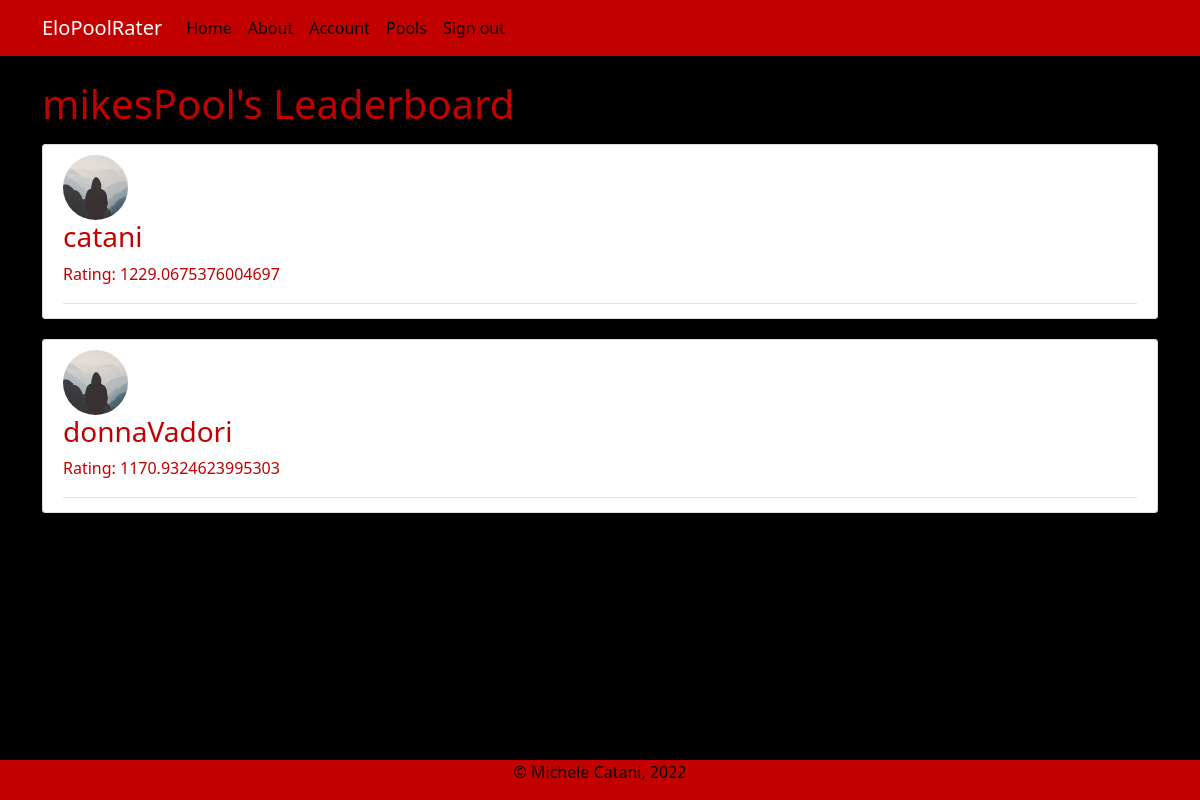
Before: /pools/mikesPool (signed in) with the older database file.
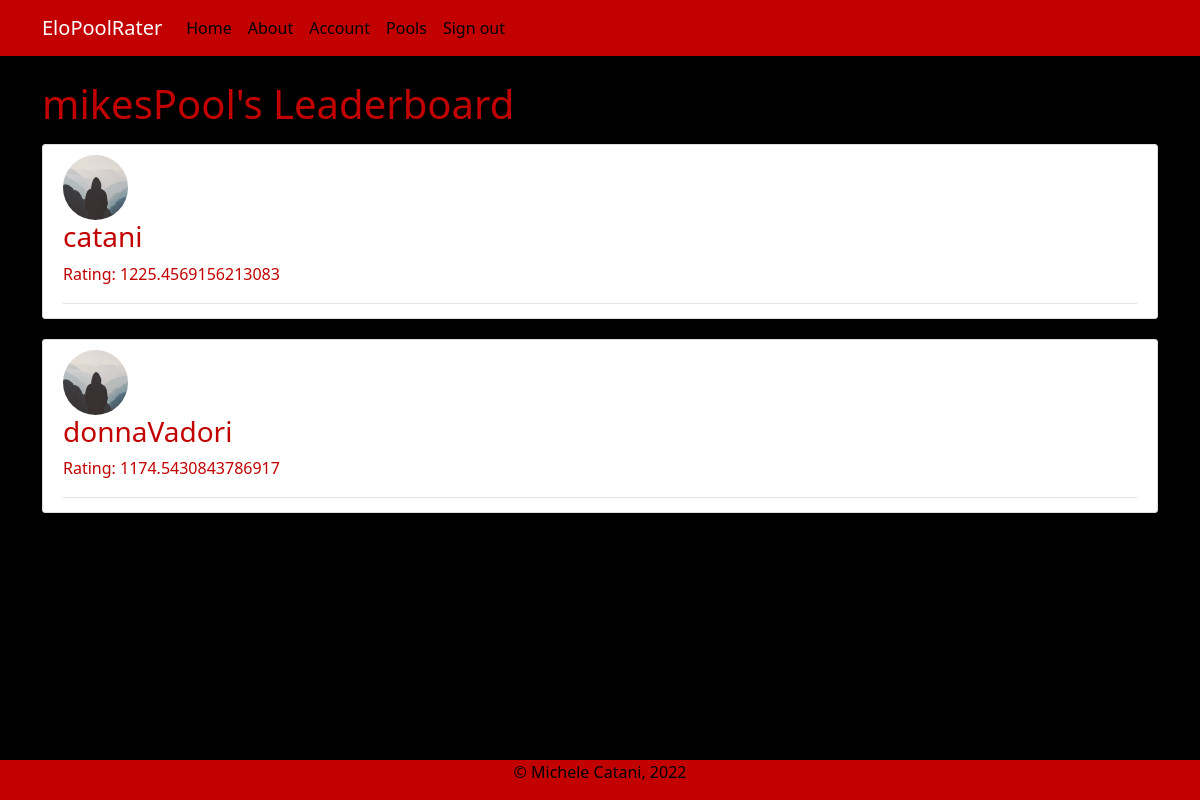
After: the same page with the newer database file.
### rankTheBoysApp/models.py (models this page shows, shortened)
class Pool(db.Model):
    __tablename__ = 'pools'
    id = db.Column(db.Integer, primary_key=True)
    name = db.Column(db.String(20), nullable=False)
    users = db.relationship('User', secondary='userpools')

class User(db.Model, UserMixin):
    __tablename__ = 'users'
    id = db.Column(db.Integer, primary_key=True)
    username = db.Column(db.String(20), unique=True, nullable=False)
    email = db.Column(db.String(120), unique=True, nullable=False)
    image_file = db.Column(db.String(20), nullable=False, default='default.jpg')
    password = db.Column(db.String(60), nullable=False)
    pools = db.relationship('Pool', secondary='userpools')

class UserPool(db.Model):
    __tablename__ = 'userpools'
    id = db.Column(db.Integer, primary_key=True)
    user_id = db.Column(db.Integer, db.ForeignKey('users.id'))
    pool_id = db.Column(db.Integer, db.ForeignKey('pools.id'))
    rating = db.Column(db.Float, nullable = False, default=1200)
    user = db.relationship(User, backref=backref('userpools', cascade="all, delete-orphan"))
    pool = db.relationship(Pool, backref=backref('userpools', cascade="all, delete-orphan"))

### rankTheBoysApp/pools/routes.py (the view)
@thePools.route("/pools/<string:poolname>", methods=['GET', 'POST'])
@login_required
def leaderboard(poolname):
    page = request.args.get('page', 1, type=int)
    pool = Pool.query.filter_by(name=poolname).first()
    users = db.session.query(User, UserPool).join(User).filter(UserPool.pool_id==pool.id).order_by(UserPool.rating.desc()).all()
    return render_template('leaderboard.html', users=users, pool=pool)

### rankTheBoysApp/models.py (called while the page is built)
@login_manager.user_loader
def load_user(user_id):
    return User.query.get(int(user_id))

### rankTheBoysApp/templates/leaderboard.html
{% extends "layout.html" %}
{%block content%}
    <h1 class="mb-3"> {{pool.name}}'s Leaderboard </h1>
    {% for user, userpool in users %}
    <div class="content-section">
        <div media-content-section>
            <img class="rounded-circle article-img" src="{{ url_for('static', filename='profile_pics/' + user.image_file) }}">
            <div class="media-body">
                <div class="article-metadata">
                    <h3> {{ user.username }}</h3>
                    <p> Rating: {{ userpool.rating }} <p>
                </div>
            </div>
        </div>
    </div>
    {% endfor %}
{% endblock %}

### rankTheBoysApp/templates/layout.html (shortened to what this page needs)
<!DOCTYPE html>
<html>
<head>
    <link href="https://cdn.jsdelivr.net/npm/bootstrap@5.1.3/dist/css/bootstrap.min.css" rel="stylesheet">
    <link rel="stylesheet" type ="text/css" href="{{url_for('static', filename='main.css')}}">
</head>
<body>
    <header class="site-header">
        <nav class="navbar navbar-expand-md navbar-dark bg-steel fixed-top">
          <div class="container">
            <a class="navbar-brand" href="/"> EloPoolRater </a>
            <div class="collapse navbar-collapse" id="navbarToggle">
              <div class="navbar-nav mr-auto">
                <a class="nav-item nav-link" href="/">Home</a>
                <a class="nav-item nav-link" href="/about">About</a>
              </div>
              <div class="navbar-nav">
                {% if current_user.is_authenticated %}
                  <a class="nav-item nav-link" href="/account">Account</a>
                  <a class="nav-item nav-link" href="/pools">Pools</a>
                  <a class="nav-item nav-link" href="/logout">Sign out</a>
                {% else %}
                  <a class="nav-item nav-link" href="/login">Login</a>
                  <a class="nav-item nav-link" href="/register">Register</a>
                {% endif %}
              </div>
            </div>
          </div>
        </nav>
      </header>
      <main role="main" class="container">
        <div class="row">
          <div class="col-md-12">
            {% block content %}{% endblock %}
          </div>
        </div>
      </main>
      <div class="footer">
        <p> &copy Michele Catani, 2022 </p>
      </div>
</body>
</html>

### rankTheBoysApp/static/main.css (style rules this page uses)
body { background: #000000; color: #c20000; margin-top: 5rem; }
h1, h2, h3, h4, h5, h6 { color: #c20000; }
.bg-steel { background-color: #c20000; }
.site-header .navbar-nav .nav-link { color: #000000; }
.navbar-brand { color: #000000; }
.content-section { background: #ffffff; padding: 10px 20px; border: 1px solid #dddddd; border-radius: 3px; margin-bottom: 20px; }
.article-img { height: 65px; width: 65px; margin-right: 16px; }
.article-metadata { padding-bottom: 1px; margin-bottom: 4px; border-bottom: 1px solid #e3e3e3 }
.footer { position: fixed; left:0; bottom:0; width: 100%; background-color:#c20000; color: #000000; text-align: center; }

Changed rows visible on the page:
changed through a linked row, User "catani": rating "1229.0675376004697" → "1225.4569156213083"
changed through a linked row, User "donnaVadori": rating "1170.9324623995303" → "1174.5430843786917"
